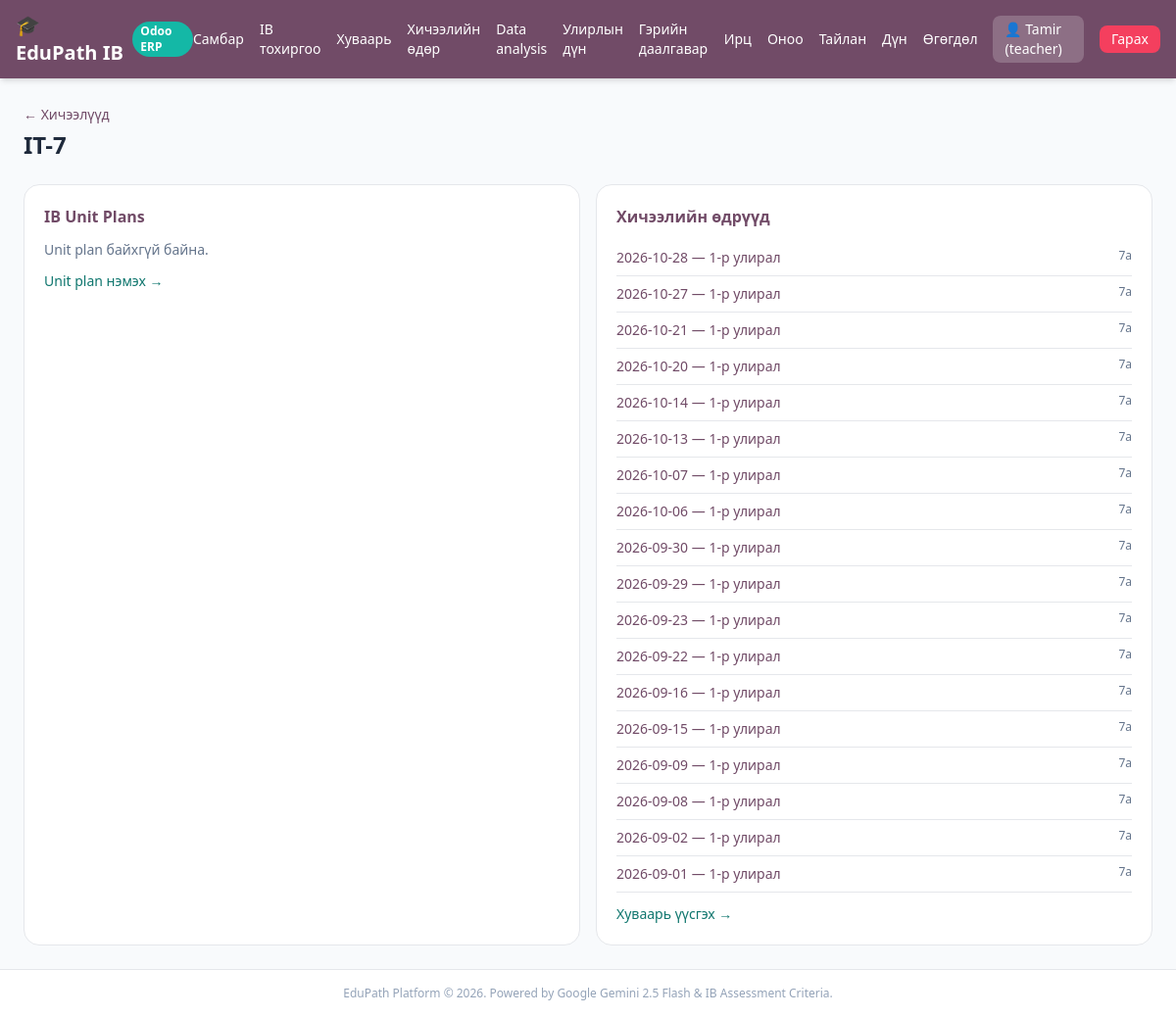
The page /teacher/setup/lessons/4 (signed in) on the database as committed earlier.
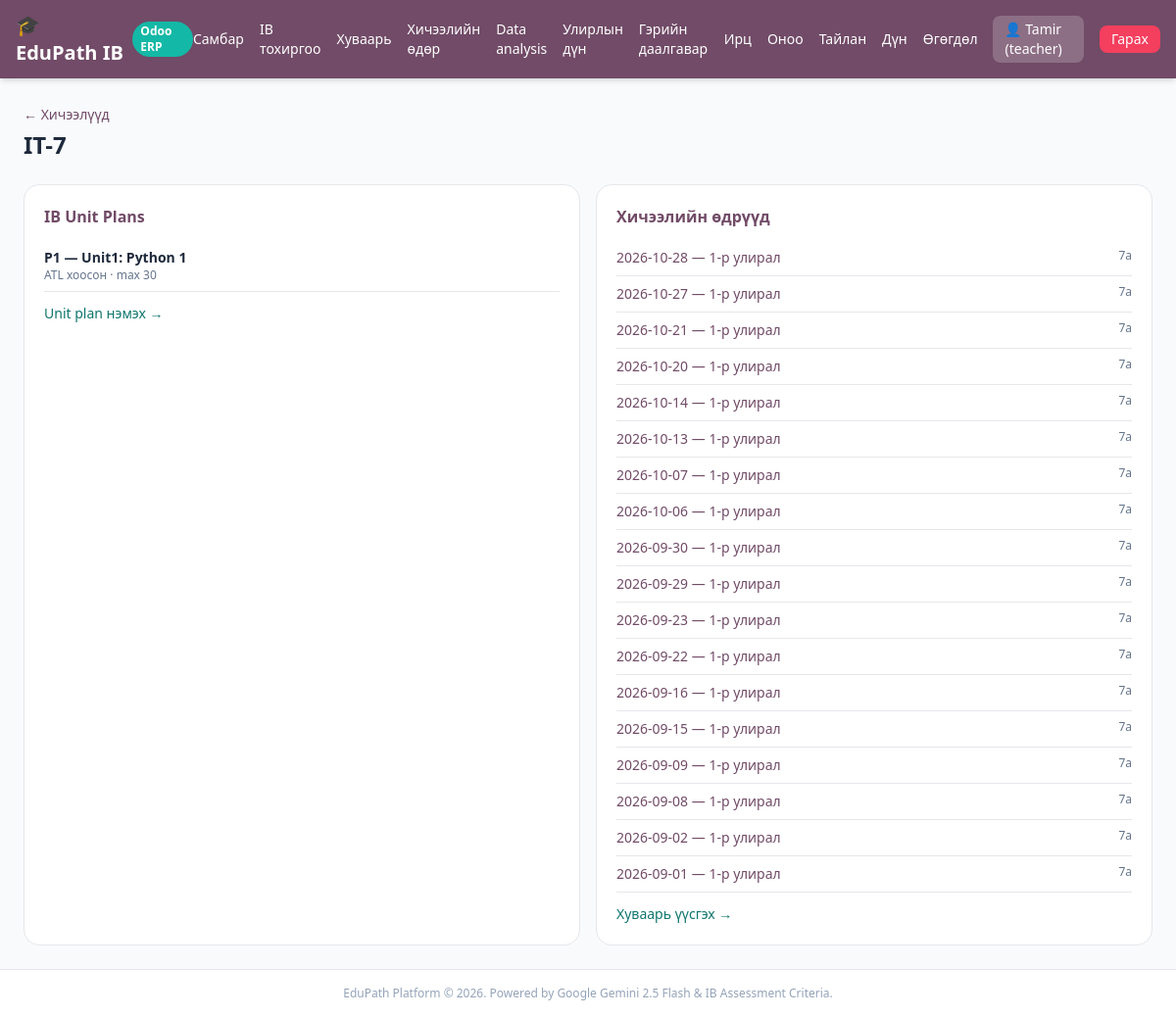
The same page on the database as committed later.
### tables this page shows
CREATE TABLE lesson_sessions (
        id INTEGER PRIMARY KEY AUTOINCREMENT,
        term_id INTEGER NOT NULL,
        lesson_id INTEGER NOT NULL,
        grade_id INTEGER NOT NULL,
        date TEXT NOT NULL,
        topic TEXT,
        created_by INTEGER,
        created_at INTEGER,
        UNIQUE(term_id, lesson_id, grade_id, date)
    );

CREATE TABLE academic_terms (
        id INTEGER PRIMARY KEY AUTOINCREMENT,
        name TEXT NOT NULL,
        school_year TEXT NOT NULL,
        start_date TEXT NOT NULL,
        end_date TEXT NOT NULL,
        weeks INTEGER NOT NULL DEFAULT 6,
        is_active INTEGER NOT NULL DEFAULT 1,
        created_at INTEGER
    );

CREATE TABLE grades (
        id INTEGER PRIMARY KEY AUTOINCREMENT,
        name TEXT NOT NULL UNIQUE,
        level INTEGER NOT NULL,
        section TEXT NOT NULL,
        is_active INTEGER NOT NULL DEFAULT 1,
        created_at INTEGER
    );

CREATE TABLE ib_unit_plans (
        id INTEGER PRIMARY KEY AUTOINCREMENT,
        lesson_id INTEGER NOT NULL,
        title TEXT NOT NULL,
        unit_code TEXT,
        description TEXT,
        atl_skills TEXT,
        max_score INTEGER NOT NULL DEFAULT 8,
        created_by INTEGER,
        created_at INTEGER
    );

### app.py (the view)
@app.get("/teacher/setup/lessons/{lesson_id}", response_class=HTMLResponse)
def teacher_lesson_detail(lesson_id: int, request: Request, user: dict = Depends(get_current_user),
                          db: sqlite3.Connection = Depends(get_db)):
    if not user or user["role"] != "teacher":
        return RedirectResponse("/login")
    lesson = db.execute("SELECT * FROM lessons WHERE id = ?", (lesson_id,)).fetchone()
    if not lesson:
        raise HTTPException(status_code=404)
    unit_plans = [dict(r) for r in db.execute(
        "SELECT * FROM ib_unit_plans WHERE lesson_id = ? ORDER BY id DESC", (lesson_id,)
    ).fetchall()]
    sessions = [dict(r) for r in db.execute(
        """SELECT s.*, t.name as term_name, g.name as grade_name
           FROM lesson_sessions s JOIN academic_terms t ON t.id = s.term_id
           JOIN grades g ON g.id = s.grade_id WHERE s.lesson_id = ?
           ORDER BY s.date DESC""",
        (lesson_id,),
    ).fetchall()]
    return templates.TemplateResponse(
        request=request, name="teacher_lesson_detail.html",
        context={
            "user": user, "lesson": dict(lesson), "unit_plans": unit_plans,
            "sessions": sessions, "criteria": CRITERION_LETTERS,
        },
    )

### templates/teacher_lesson_detail.html
{% extends "base.html" %}
{% block content %}
<div class="space-y-6">
  <div>
    <a href="/teacher/setup/lessons" class="text-sm text-[#714B67] hover:underline">&larr; Хичээлүүд</a>
    <h1 class="text-2xl font-black mt-1">{{ lesson.title }}</h1>
  </div>
  <div class="grid md:grid-cols-2 gap-4">
    <div class="bg-white p-5 rounded-2xl border">
      <h2 class="font-bold text-[#714B67] mb-3">IB Unit Plans</h2>
      {% for p in unit_plans %}
        <div class="border-b py-2 text-sm">
          <div class="font-semibold">{{ p.unit_code or 'Unit' }} — {{ p.title }}</div>
          <div class="text-xs text-slate-500">{{ p.atl_skills or 'ATL хоосон' }} · max {{ p.max_score }}</div>
        </div>
      {% else %}<p class="text-sm text-slate-500">Unit plan байхгүй байна.</p>{% endfor %}
      <a href="/teacher/setup/unit-plans" class="inline-block mt-3 text-sm text-teal-700 hover:underline">Unit plan нэмэх &rarr;</a>
    </div>
    <div class="bg-white p-5 rounded-2xl border">
      <h2 class="font-bold text-[#714B67] mb-3">Хичээлийн өдрүүд</h2>
      {% for s in sessions %}
        <div class="border-b py-2 flex justify-between text-sm">
          <a href="/teacher/sessions/{{ s.id }}" class="text-[#714B67] hover:underline">{{ s.date }} — {{ s.term_name }}</a>
          <span class="text-xs text-slate-500">{{ s.grade_name }}</span>
        </div>
      {% else %}<p class="text-sm text-slate-500">Хичээлийн өдөр бүртгэгдээгүй.</p>{% endfor %}
      <a href="/teacher/timetable" class="inline-block mt-3 text-sm text-teal-700 hover:underline">Хуваарь үүсгэх &rarr;</a>
    </div>
  </div>
</div>
{% endblock %}

Rows that differ between the two databases and show on the page:
added ib_unit_plans: unit_code "P1", title "Unit1: Python 1", atl_skills "ATL хоосон", max_score "30"
Other text that changed with them:
text no longer shown: "Unit plan байхгүй байна."
